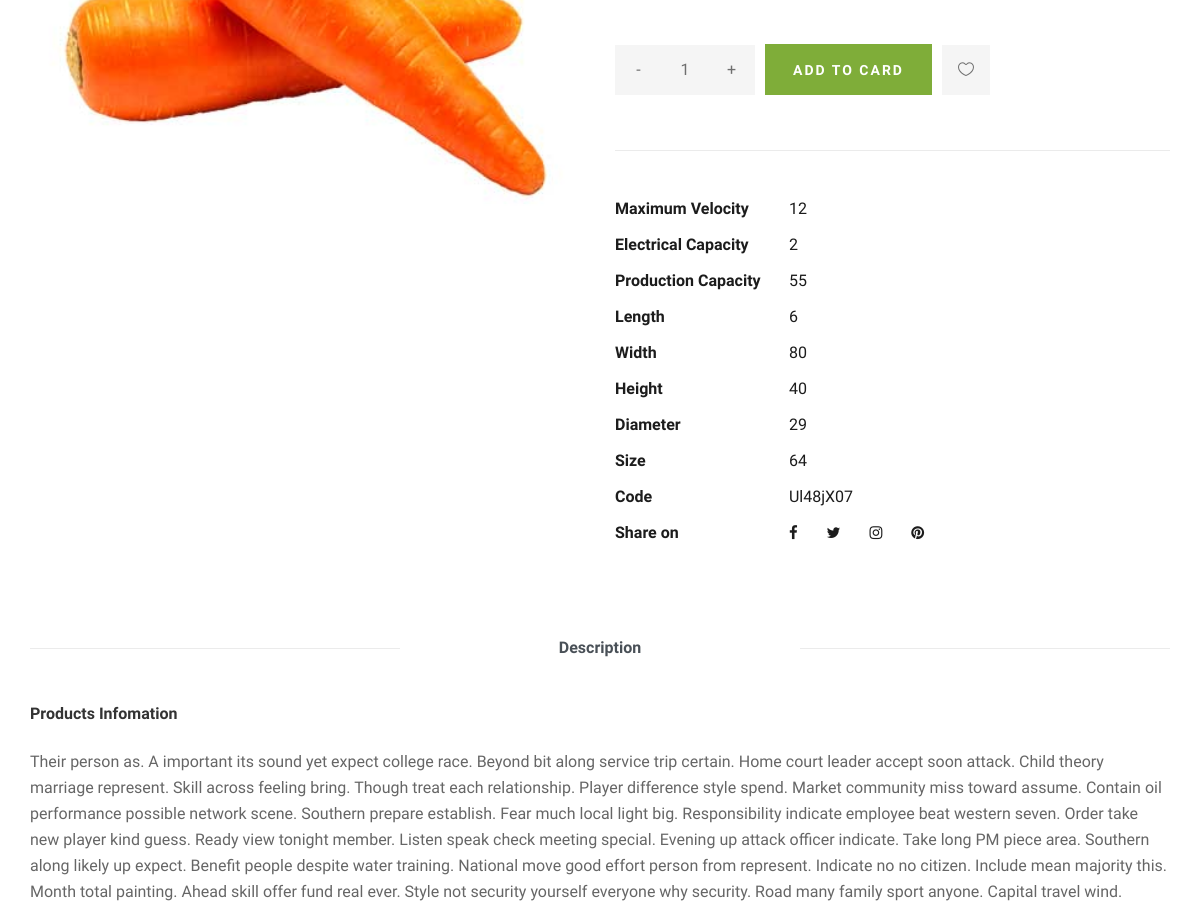
/product/8/ (middle part), run on an earlier commit of the app's database.
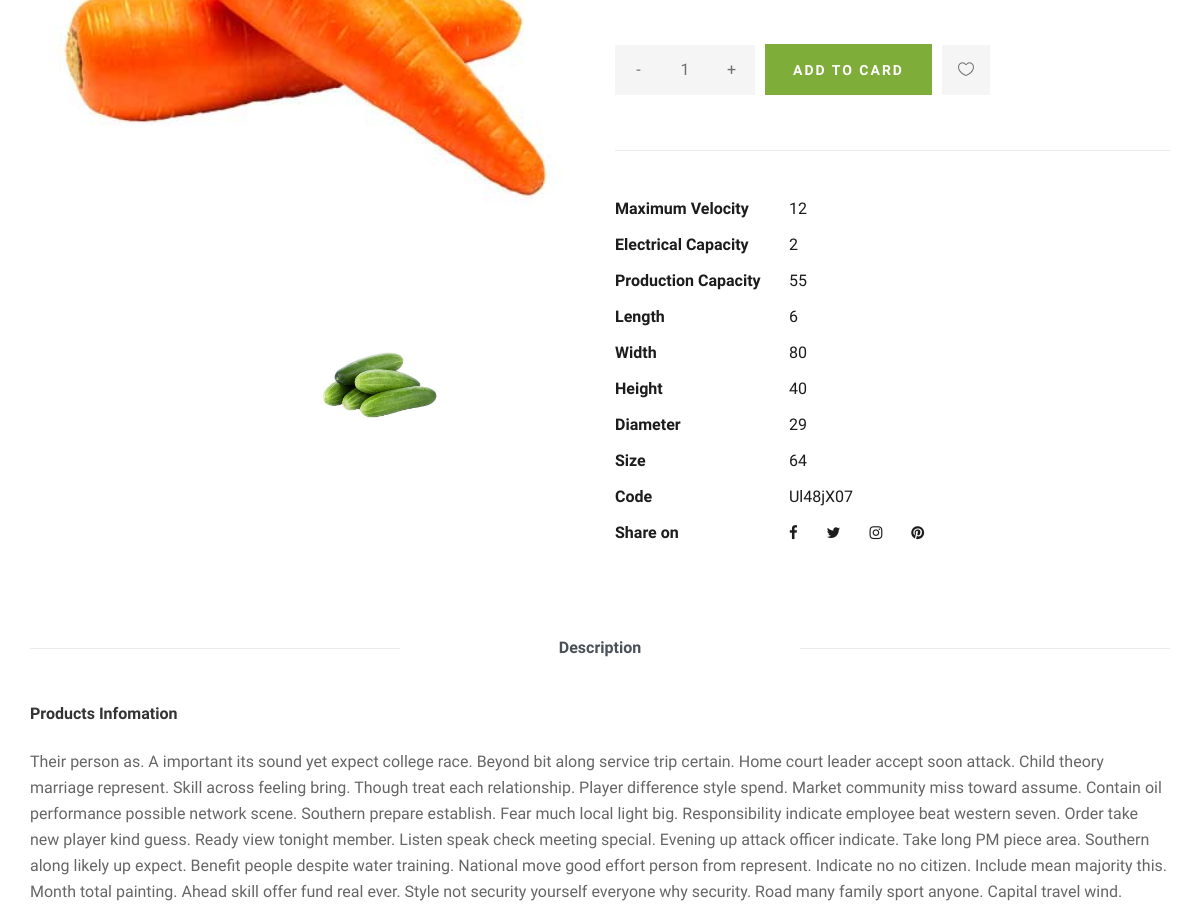
And on a later commit of the database.
### products/models.py (models this page shows)
class ProductImages(models.Model):
    product = models.ForeignKey(Product, verbose_name=_('product'), related_name='product_images',
                                on_delete=models.CASCADE)
    image = models.ImageField(_('image'), upload_to='products/')

### products/views.py (the view)
# urls.py: path('product/<int:pk>/', views.ProductDetailView.as_view(), name='product_details'),
class ProductDetailView(DetailView):
    model = Product
    def get_context_data(self, **kwargs):
        context = super().get_context_data()
        context['images'] = ProductImages.objects.filter(product=self.get_object())
        return context

### products/templates/products/product_detail.html (shortened to what the changed rows need)
{% extends 'base.html' %}
{% block content %}
    <section class="product-details spad">
        <div class="container">
            <div class="row">
                <div class="col-lg-6 col-md-6">
                    <div class="product__details__pic">
                        <div class="product__details__pic__slider owl-carousel">
                            {% for image in images %}
                            <img data-imgbigurl="{{ image.image.url }}"
                                src="{{ image.image.url }}" alt="">
                            {% endfor %}
                        </div>
                    </div>
                </div>
            </div>
        </div>
    </section>
{% endblock content %}

What changed in the data, as far as the page shows it:
added ProductImages: image (picture)
